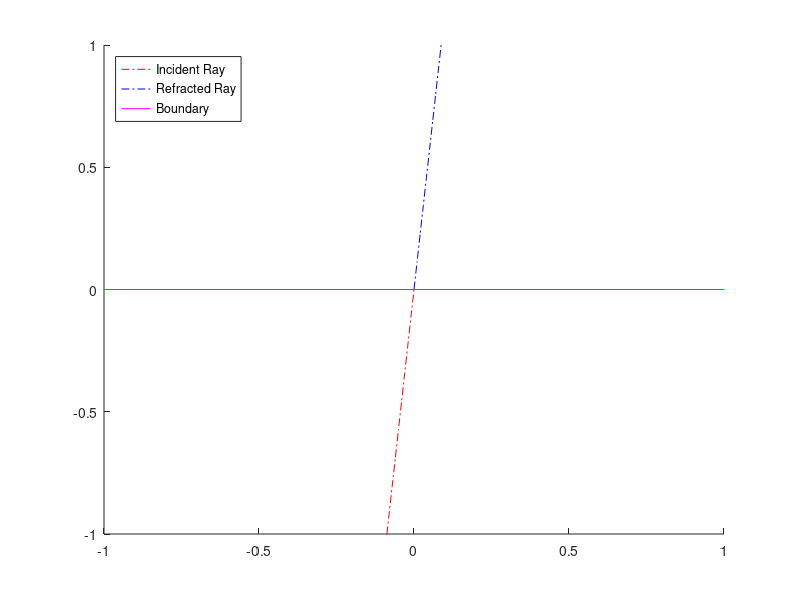

This chart was generated by the following MATLAB code:
%% Problem 1
% 6 points
clear;clc;close all;
% -2 if program does not throw an error if greater than 33 or less than 0.
% They can combine it into one statement though...
h = input('Please enter the height of the float in the water in meters: ' );
if h > 33
    disp('Error. The height cannot be larger than 33m.');
elseif h < 0 % if they used a nested if instead, ok, but make comment
    disp('Error. The height cannot be a negative number.');
elseif h<=19
    % -2 if volume calculates incorrectly for <19m
    v = pi*12.5^2*h;
    fprintf('The volume of water is %7.3f cubic meters.\n',v);
else
    % -2 if volume calculates incorrectly for 33<h<19
    rh=12.5+10.5*(h-19)/14;
    v=pi*12.5^2*19+pi*(h-19)*(12.5^2+12.5*rh+rh^2)/3;
    fprintf('The volume of the water is %7.3f cubic meters.\n',v);
end
% -2 if they do not use disp or fprintf to display the volume in m^3

%% Problem 2
% 6 points
clear;clc;close all;
% CAREFUL WHEN YOU GRADE, some students might ask for these in a different
% order

% Test with 
% n1=1, n2=2, theta=45 should be 20.7deg +3 points
% n1=2, n2=1, theta=45 should be reflection +3 points

% Remove single points at a time at your discretion as makes sense

% Get input from the user
n1=input('Enter the index of refraction for Region 1: ');
n2=input('Enter the index of refraction for Region 2: ');
theta1=input('Enter the angle of incidence in degrees (theta1): ');

% Calculate the slope of the incident ray
m1=(tand(theta1))^-1;

% Check if light is reflected
if abs((n1/n2)*sind(theta1))>1
    disp('All light reflects. No light passes through to Region 2');
    m2=-m1;
else
    theta2=asind((n1/n2)*sind(theta1));
    fprintf('The angle of refraction is %7.1f degrees\n',theta2);
    m2=tand(theta2)^-1;
end

% Create arrays of x-values to create plots
x_incident=-1:.01:0;
x_refracted=0:.01:1;
xall=[x_incident x_refracted];

% Create arrays of y-calues to create plots
boundary=zeros(length(xall));
ray_incident=m1*x_incident;
ray_refracted=m2*x_refracted;

% Plot incident, refracted, and boundary on same plot
hold on;
plot(x_incident,ray_incident,'r-.');
plot(x_refracted,ray_refracted,'b-.');
plot(xall,boundary,'m');
legend('Incident Ray','Refracted Ray','Boundary','location','northwest');
axis([-1 1 -1 1]);
hold off;
